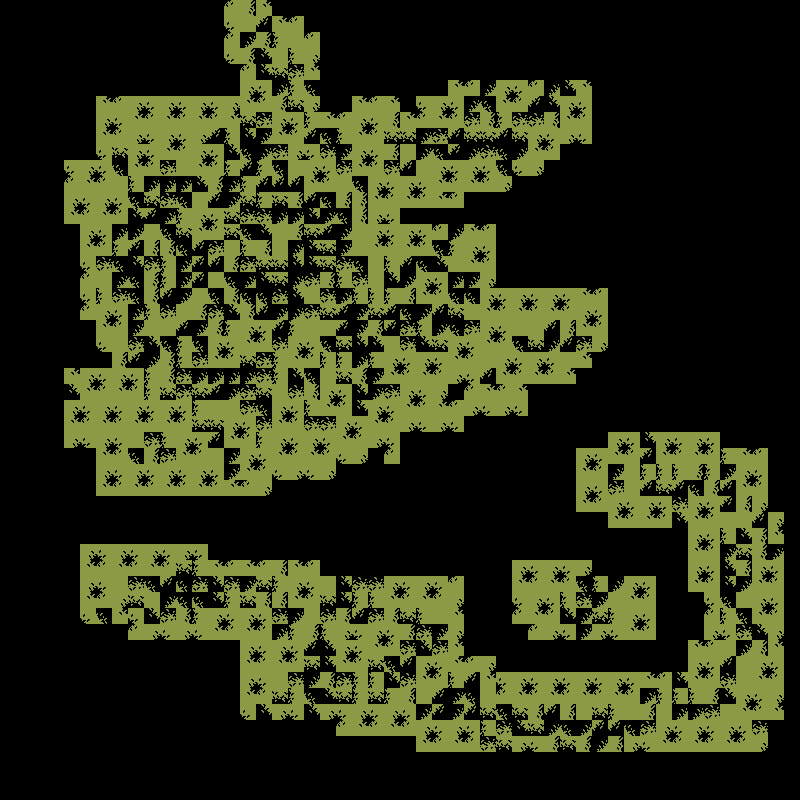

This game map was drawn from its Tiled (.tmx) file and the tilesets committed beside it. A one-line description and the trimmed map source follow:
An orthogonal 50x50 tile map with 16x16 px tiles, 3 tile layers (Ground, Water, Bridges), 2 tilesets.

<map version="1.10" tiledversion="1.10.2" orientation="orthogonal" renderorder="right-down" width="50" height="50" tilewidth="16" tileheight="16" infinite="0" nextlayerid="4" nextobjectid="1">
 <tileset firstgid="1" source="../TileSets/Forest Cliff.tsx" />
 <tileset firstgid="193" source="../TileSets/ForestTiles.tsx" />
 <layer id="1" name="Ground" width="50" height="50">
  <data>[2500 cells, 1159 non-empty, 13 distinct tile ids]</data>
 </layer>
 <layer id="2" name="Water" width="50" height="50">
  <data>[2500 cells, 0 non-empty, 0 distinct tile ids]</data>
 </layer>
 <layer id="3" name="Bridges" width="50" height="50">
  <data>[2500 cells, 0 non-empty, 0 distinct tile ids]</data>
 </layer>
</map>
